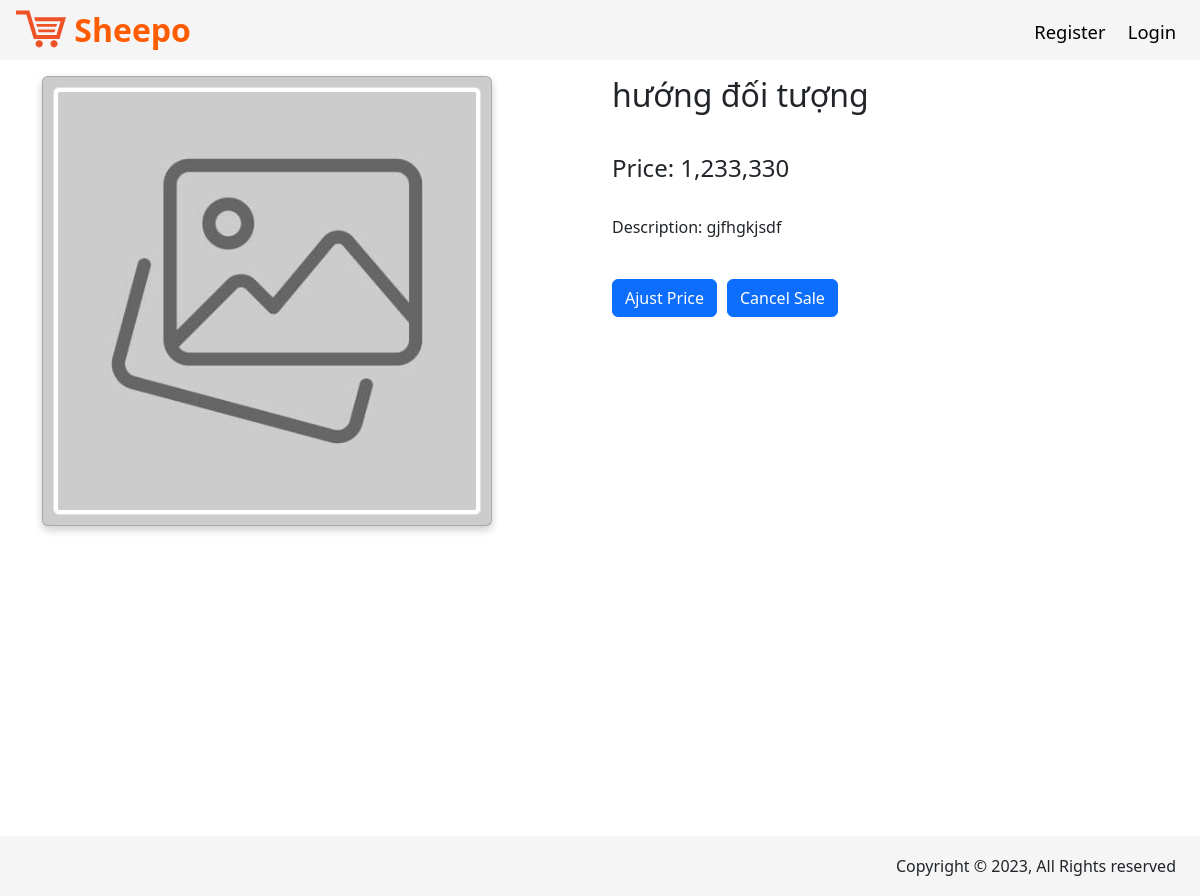
The app's page /index.php?controller=product&action=show&id=10 with its own data.
### tables this page shows
CREATE TABLE `products` (
  `id` bigint(10) UNSIGNED NOT NULL,
  `name` varchar(255) DEFAULT NULL,
  `description` varchar(255) DEFAULT NULL,
  `price` float DEFAULT NULL,
  `image` varchar(255) DEFAULT NULL,
  `category_id` varchar(10) DEFAULT NULL,
  `active` tinyint(1) DEFAULT 1,
  `seller` bigint(10) DEFAULT NULL,
  `created_at` timestamp NOT NULL DEFAULT current_timestamp(),
  `updated_at` timestamp NOT NULL DEFAULT current_timestamp() ON UPDATE current_timestamp()
);

### routes.php (called while the page is built, shortened)
<?php
$controller = new $klass;
$controller->$action();

### mvc/models/Product.php (called while the page is built, shortened)
<?php
class Product
{
    public function __construct($id, $name, $description, $price, $image, $category_id, $created_at, $seller, $active)
    {
        $this->id = $id;
        $this->name = $name;
        $this->description = $description;
        $this->price = number_format($price);
        $this->seller = $seller;
    }
    public static function findById($id)
    {
        $db = DB::getInstance();
        $req = $db->prepare('SELECT * FROM products WHERE id = :id');
        $req->execute(array('id' => $id));
        $item = $req->fetch();
        return new Product($item['id'], $item['name'], $item['description'], $item['price'], $item['image'], $item['category_id'], $item['created_at'], $item['seller'], $item['active']);
    }
}

### mvc/views/product/show.php (the view, shortened to what this page needs)
<?php
$image = $product->image;
if (empty($image)) {
    $image = 'assets/uploads/default.jpg';
} else {
    (!file_exists($image) && !filter_var($image, FILTER_VALIDATE_URL)) ? $image = 'assets/uploads/default.jpg' : $image;
}
?>
<div class="container mt-3">
    <div class="row">
        <div class="col-sm-6">
            <div class="card">
                <img class="img-fluid img-thumbnail" src="<?php echo $image ?>" alt="no-img">
            </div>
        </div>
        <div class="col-sm-6">
            <h2>
                <?php echo $product->name ?>
            </h2>
            <br>
            <h4>
                Price:
                <?php echo $product->price ?>
            </h4>
            <br>
            <p>
                Description:
                <?php echo $product->description ?>
            </p>
            <br>
            <p>
                <?php
                if ($_SESSION['user']['id'] != $product->seller) {
                    if (in_array($product->id, $_SESSION['user']['productsInCart'])) {
                        $action = 'removeItem';
                        $text = 'Remove from cart';
                    } else {
                        $action = 'addItem';
                        $text = 'Add to cart';
                    }
                    $url = WEB_ROOT . '/index.php?controller=user&action=' . $action . '&id=' . $product->id;
                    echo '<a href="' . $url . '" class="btn btn-primary">' . $text . '</a>';
                } else if ($_SESSION['user']['id'] === $product->seller) {
                    $url = WEB_ROOT . '/index.php?controller=product&action=cancelSale&id=' . $product->id;
                    echo '<a href="' . $url . '" class="btn btn-primary">' . 'Ajust Price' . '</a>';
                    echo '<a href="' . $url . '" class="btn btn-primary">' . 'Cancel Sale' . '</a>';
                }
                ?>
            </p>
        </div>
    </div>
</div>
</div>

### assets/css/style.css (style rules this page uses)
* { box-sizing: border-box; margin: 0; padding: 0; }

### mvc/views/layouts/application.php (style rules this page uses)
a { text-decoration: none; color: black; }

### mvc/views/product/show.php (style rules this page uses)
.card { width: 450px; height: 450px; padding: 10px; background-color: #cccccc; box-shadow: 0 4px 8px 0 rgba(0, 0, 0, 0.2); }
.img-fluid { width: 100%; height: 100%; object-fit: contain; }
h4 { margin-top: .5rem; }
.btn.btn-primary { margin-right: 10px; }

### records on screen
products: name "hướng đối tượng", price "1,233,330", description "gjfhgkjsdf"

### other values on screen
APP_NAME "Sheepo"
